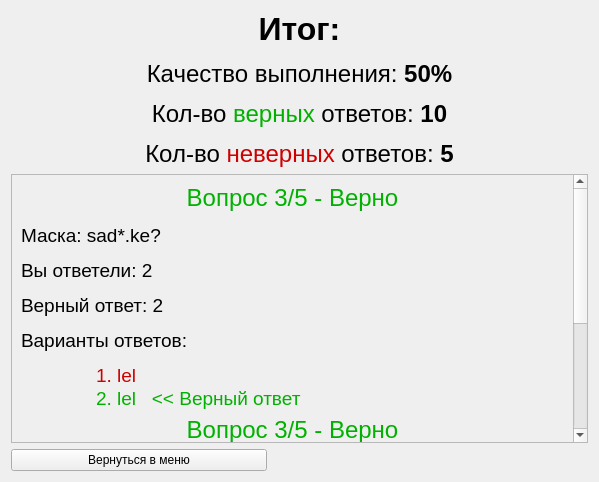
<?xml version="1.0" encoding="UTF-8"?>
<ui version="4.0">
 <class>Form</class>
 <widget class="QWidget" name="Form">
  <property name="geometry">
   <rect>
    <x>0</x>
    <y>0</y>
    <width>599</width>
    <height>482</height>
   </rect>
  </property>
  <property name="windowTitle">
   <string>Form</string>
  </property>
  <layout class="QVBoxLayout" name="verticalLayout_2">
   <item>
    <layout class="QHBoxLayout" name="horizontalLayout">
     <item>
      <layout class="QVBoxLayout" name="verticalLayout">
       <item>
        <widget class="QLabel" name="label">
         <property name="text">
          <string>&lt;html&gt;&lt;head/&gt;&lt;body&gt;&lt;p align=&quot;center&quot;&gt;&lt;span style=&quot; font-size:24pt; font-weight:600;&quot;&gt;Итог:&lt;/span&gt;&lt;/p&gt;&lt;p align=&quot;center&quot;&gt;&lt;span style=&quot; font-size:18pt;&quot;&gt;Качество выполнения: &lt;/span&gt;&lt;span style=&quot; font-size:18pt; font-weight:600;&quot;&gt;50%&lt;/span&gt;&lt;/p&gt;&lt;p align=&quot;center&quot;&gt;&lt;span style=&quot; font-size:18pt;&quot;&gt;Кол-во &lt;/span&gt;&lt;span style=&quot; font-size:18pt; color:#00b100;&quot;&gt;верных&lt;/span&gt;&lt;span style=&quot; font-size:18pt;&quot;&gt; ответов: &lt;/span&gt;&lt;span style=&quot; font-size:18pt; font-weight:600;&quot;&gt;10&lt;/span&gt;&lt;/p&gt;&lt;p align=&quot;center&quot;&gt;&lt;span style=&quot; font-size:18pt;&quot;&gt;Кол-во &lt;/span&gt;&lt;span style=&quot; font-size:18pt; color:#ce0000;&quot;&gt;неверных&lt;/span&gt;&lt;span style=&quot; font-size:18pt;&quot;&gt; ответов: &lt;/span&gt;&lt;span style=&quot; font-size:18pt; font-weight:600;&quot;&gt;5&lt;/span&gt;&lt;/p&gt;&lt;/body&gt;&lt;/html&gt;</string>
         </property>
         <property name="alignment">
          <set>Qt::AlignLeading|Qt::AlignLeft|Qt::AlignVCenter</set>
         </property>
        </widget>
       </item>
       <item>
        <widget class="QScrollArea" name="scrollArea">
         <property name="maximumSize">
          <size>
           <width>16777215</width>
           <height>16777215</height>
          </size>
         </property>
         <property name="widgetResizable">
          <bool>true</bool>
         </property>
         <widget class="QWidget" name="scrollAreaWidgetContents">
          <property name="geometry">
           <rect>
            <x>0</x>
            <y>0</y>
            <width>544</width>
            <height>400</height>
           </rect>
          </property>
          <layout class="QVBoxLayout" name="verticalLayout_3">
           <item>
            <widget class="QLabel" name="label_3">
             <property name="text">
              <string>&lt;html&gt;&lt;head/&gt;&lt;body&gt;&lt;p align=&quot;center&quot;&gt;&lt;span style=&quot; font-size:18pt; color:#00b100;&quot;&gt;Вопрос 3/5 - Верно&lt;/span&gt;&lt;/p&gt;&lt;p align=&quot;justify&quot;&gt;&lt;span style=&quot; font-size:14pt; color:#000000;&quot;&gt;Маска: sad*.ke?&lt;/span&gt;&lt;/p&gt;&lt;p align=&quot;justify&quot;&gt;&lt;span style=&quot; font-size:14pt; color:#000000;&quot;&gt;Вы ответели: 2&lt;/span&gt;&lt;/p&gt;&lt;p align=&quot;justify&quot;&gt;&lt;span style=&quot; font-size:14pt; color:#000000;&quot;&gt;Верный ответ: 2&lt;/span&gt;&lt;/p&gt;&lt;p align=&quot;justify&quot;&gt;&lt;span style=&quot;font-size:14pt; color:#000000;&quot;&gt;Варианты ответов:&lt;/span&gt;&lt;/p&gt;&lt;p style=&quot;margin-left: 75px; margin-top: 0px; margin-bottom: 0px;&quot; align=&quot;justify&quot;&gt;&lt;span style=&quot; font-size:14pt; color:rgb(206, 0, 0);&quot;&gt; 1. lel&lt;/span&gt;&lt;/p&gt;&lt;p style=&quot;margin-left: 75px; margin-top: 0px; margin-bottom: 0px;&quot; align=&quot;justify&quot;&gt;&lt;span style=&quot; font-size:14pt; color:rgb(0, 177, 0);&quot;&gt; 2. lel&amp;nbsp;&amp;nbsp;&amp;nbsp;&amp;lt;&amp;lt; Верный ответ&lt;/span&gt;&lt;/p&gt;&lt;/body&gt;&lt;/html&gt;</string>
             </property>
            </widget>
           </item>
           <item>
            <widget class="QLabel" name="label_2">
             <property name="text">
              <string>&lt;html&gt;&lt;head/&gt;&lt;body&gt;&lt;p align=&quot;center&quot;&gt;&lt;span style=&quot; font-size:18pt; color:#00b100;&quot;&gt;Вопрос 3/5 - Верно&lt;/span&gt;&lt;/p&gt;&lt;p align=&quot;justify&quot;&gt;&lt;span style=&quot; font-size:14pt; color:#000000;&quot;&gt;Маска: sad*.ke?&lt;/span&gt;&lt;/p&gt;&lt;p align=&quot;justify&quot;&gt;&lt;span style=&quot; font-size:14pt; color:#000000;&quot;&gt;Вы ответели: 2&lt;/span&gt;&lt;/p&gt;&lt;p align=&quot;justify&quot;&gt;&lt;span style=&quot; font-size:14pt; color:#000000;&quot;&gt;Верный ответ: 2&lt;/span&gt;&lt;/p&gt;&lt;p align=&quot;justify&quot;&gt;&lt;span style=&quot;font-size:14pt; color:#000000;&quot;&gt;Варианты ответов:&lt;/span&gt;&lt;/p&gt;&lt;p style=&quot;margin-left: 75px; margin-top: 0px; margin-bottom: 0px;&quot; align=&quot;justify&quot;&gt;&lt;span style=&quot; font-size:14pt; color:rgb(206, 0, 0);&quot;&gt; 1. lel&lt;/span&gt;&lt;/p&gt;&lt;p style=&quot;margin-left: 75px; margin-top: 0px; margin-bottom: 0px;&quot; align=&quot;justify&quot;&gt;&lt;span style=&quot; font-size:14pt; color:rgb(0, 177, 0);&quot;&gt; 2. lel&amp;nbsp;&amp;nbsp;&amp;nbsp;&amp;lt;&amp;lt; Верный ответ&lt;/span&gt;&lt;/p&gt;&lt;/body&gt;&lt;/html&gt;</string>
             </property>
            </widget>
           </item>
          </layout>
         </widget>
        </widget>
       </item>
       <item>
        <widget class="QPushButton" name="backBtn">
         <property name="sizePolicy">
          <sizepolicy hsizetype="Preferred" vsizetype="Preferred">
           <horstretch>0</horstretch>
           <verstretch>0</verstretch>
          </sizepolicy>
         </property>
         <property name="maximumSize">
          <size>
           <width>256</width>
           <height>64</height>
          </size>
         </property>
         <property name="text">
          <string>Вернуться в меню</string>
         </property>
        </widget>
       </item>
      </layout>
     </item>
    </layout>
   </item>
  </layout>
 </widget>
 <resources/>
 <connections/>
</ui>
